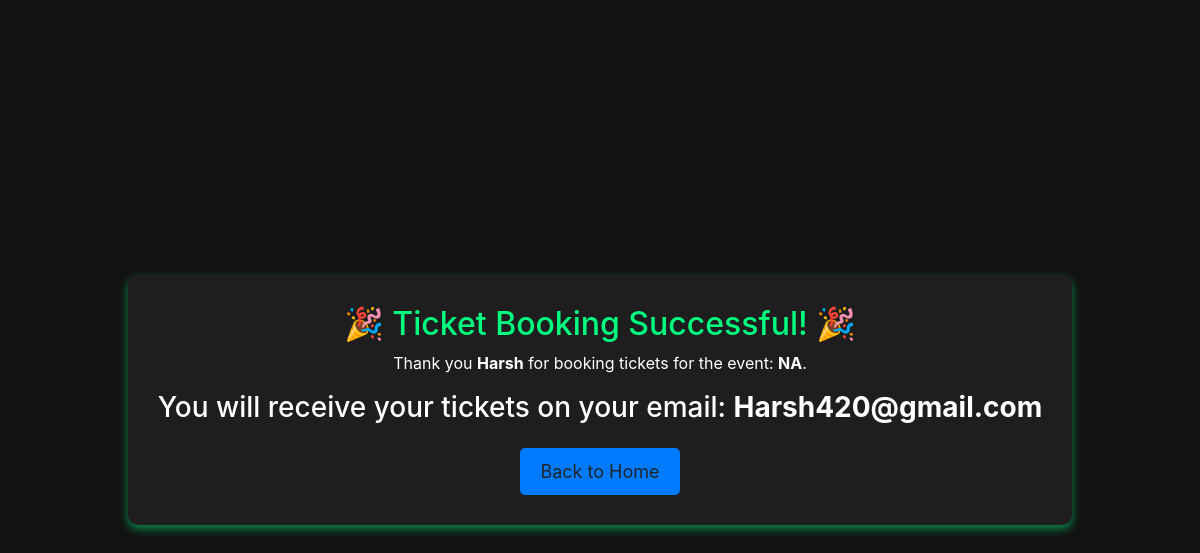
Screenshot of /ticket_booking_success/Harsh with the database file from the repository.
### services/models.py (models this page shows, shortened)
class Ticket(models.Model):
    name = models.CharField(max_length=255)
    event = models.CharField(max_length=100, default='NA')
    email = models.EmailField()
    phone = models.CharField(max_length=15)
    created_at = models.DateTimeField(auto_now_add=True)

### eventManage/views.py (the view)
# urls.py: path('ticket_booking_success/<name>', views.ticket_booking_success, name='ticket_booking_success'),
def ticket_booking_success(request,name):
    try:
        event_data = Ticket.objects.filter(name=name).first()
    except Exception as e:
        return HttpResponse(f"Error occurred: {e}")
    data = {
        "event":event_data,
    }
    return render(request, 'ticket_booking_success.html',data)

### templates/ticket_booking_success.html (shortened to what this page needs)
<!DOCTYPE html>
<html lang="en">
<head>
    <link rel="stylesheet" href="https://stackpath.bootstrapcdn.com/bootstrap/4.5.2/css/bootstrap.min.css">
</head>
<body>
    <div class="success-card">
        <h2>🎉 Ticket Booking Successful! 🎉</h2>
        <p>Thank you <strong>{{ event.name }}</strong> for booking tickets for the event: <strong>{{ event.event }}</strong>.</p>
        <h3>You will receive your tickets on your email: <strong>{{ event.email }}</strong></h3>
        <a href="/home/" class="btn btn-custom mt-3">Back to Home</a>
    </div>
</body>
</html>

### templates/ticket_booking_success.html (style rules this page uses)
body { background-color: #121212; color: #ffffff; display: flex; justify-content: center; align-items: center; height: 100vh; }
.success-card { background-color: #1e1e1e; padding: 30px; border-radius: 10px; box-shadow: 0px 4px 10px rgba(0, 255, 128, 0.5); text-align: center; }
.btn-custom { background-color: #007bff; border: none; padding: 10px 20px; font-size: 18px; border-radius: 5px; transition: 0.3s; }
h2 { color: #00ff7f; }

### rows the page displays
Ticket: name "Harsh", event "NA", email "Harsh420@gmail.com"
